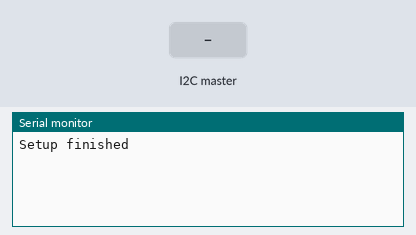
This sketch was run on a simulated Arduino Uno, built with avr-gcc and run on an emulated ATmega328P. Parts: the last lines printed to the serial monitor. The inputs (shaded band) are chosen by the test bench.

Above: at 1.2 s.
1.3 s: the I2C master sends the byte 1
At 1.9 s:
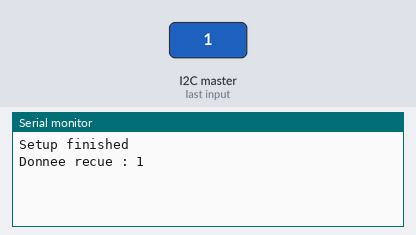
2.8 s: the I2C master sends the byte 0
At 4.2 s:
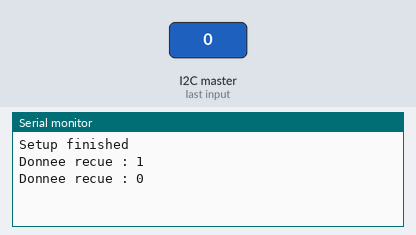

The sketch:

i2c.ino
```cpp
#include <Wire.h>

#define SLAVE_ADDRESS 0x55
int dataReceived = 0;

void setup() {
    Serial.begin(9600);
    Wire.begin(SLAVE_ADDRESS);
    Wire.onReceive(receiveData);
    Wire.onRequest(sendData);
    Serial.println("Setup finished");
}

void loop() {
    delay(100);
}

void receiveData(int byteCount){
    while(Wire.available()) {
        dataReceived = Wire.read();
        Serial.print("Donnee recue : ");
        Serial.println(dataReceived);
    }
}

void sendData(){
    int envoi = dataReceived + 1;
    Wire.write(envoi);
}
```

Measured:
- after the input at 1.3 s, the serial monitor: prints a new line at once (image 1)
- after the input at 2.8 s, the serial monitor: prints a new line at once (image 2)
